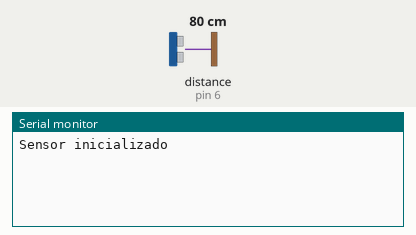
This sketch was run on a simulated Arduino Uno, built with avr-gcc and run on an emulated ATmega328P. On the bench: the last lines printed to the serial monitor. Wiring (from diagram.json): ultrasonic range finder: trigger pin 5; echo pin 6. The inputs (shaded band) are chosen by the test bench; at power-on: distance to the obstacle (sensor on pin 6) 80 cm. The echo pulse lasts 58.3 µs per cm.

Above: at 1.2 s.
1.3 s: distance to the obstacle (sensor on pin 6) set to 2 cm
At 2.4 s:
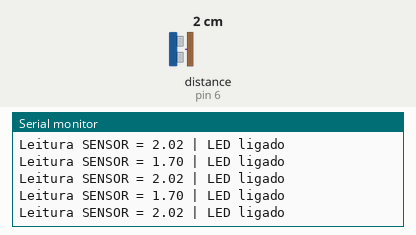
2.8 s: distance to the obstacle (sensor on pin 6) set to 120 cm
At 4.0 s:
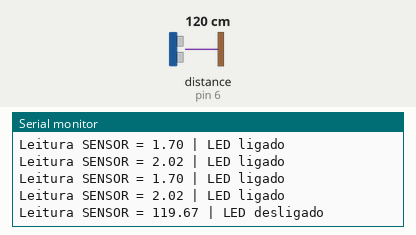
4.3 s: distance to the obstacle (sensor on pin 6) set to 4 cm
At 4.8 s:
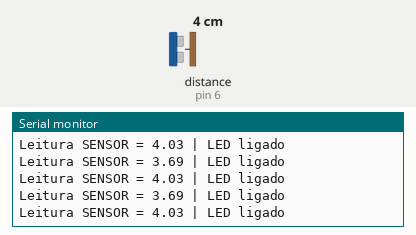
7.3 s: distance to the obstacle (sensor on pin 6) set to 18 cm
At 8.4 s:
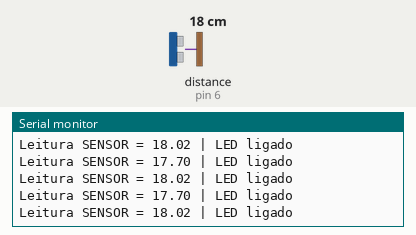
10.3 s: distance to the obstacle (sensor on pin 6) set to 9 cm
At 11.3 s:
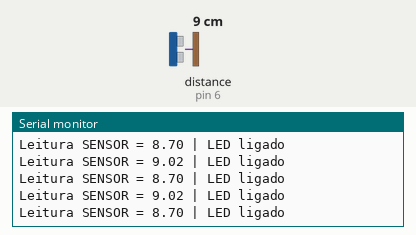
16.3 s: distance to the obstacle (sensor on pin 6) set to 35 cm
At 17.1 s:
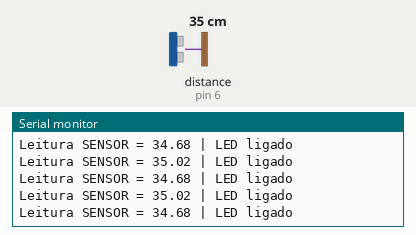
Timing chart, 0 to 19.3 s (numbered marks = the images above; inputs shaded):
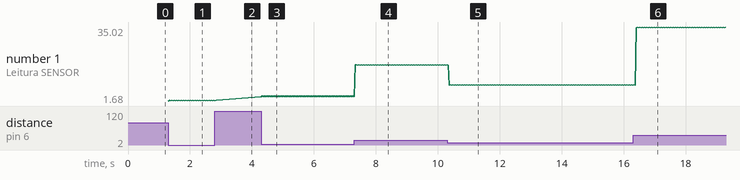

The sketch:

sketch.ino
```cpp
int trigger = 5;
int echo = 6;
int led = 13;
long duracao;
float distancia;
int distanciaInt = 0;
int distanciaAnterior = 0;

void setup() {
  Serial.begin(9600);
  pinMode(trigger, OUTPUT);
  pinMode(echo, INPUT);

  digitalWrite(trigger, LOW);
  delayMicroseconds(2);
  digitalWrite(trigger, HIGH);
  delayMicroseconds(10);
  digitalWrite(trigger, LOW);

  duracao = pulseIn(echo, HIGH);
  distancia = 0.01715 * duracao;
  distanciaInt = static_cast<int>(distancia);
  distanciaAnterior = distanciaInt;

  Serial.println("Sensor inicializado");
}


void loop() {
  digitalWrite(trigger, LOW);
  delayMicroseconds(2);
  digitalWrite(trigger, HIGH);
  delayMicroseconds(10);
  digitalWrite(trigger, LOW);

  duracao = pulseIn(echo, HIGH);
  distancia = 0.01715 * duracao;
  distanciaInt = static_cast<int>(distancia);

  if (distanciaAnterior != distanciaInt) {
    if (distancia < 100) {
      Serial.print("Leitura SENSOR = ");
      Serial.print(distancia);
      Serial.println(" | LED ligado");
    } else {
      Serial.print("Leitura SENSOR = ");
      Serial.print(distancia);
      Serial.println(" | LED desligado");
  }
  distanciaAnterior = distanciaInt;
}

  if (distancia < 100) {
    digitalWrite(led, HIGH);
  } else {
    digitalWrite(led, LOW);
  }
}
```

Measured:
- after the input at 1.3 s, the serial monitor: prints a new line at once (image 1)
- after the input at 2.8 s, the serial monitor: prints a new line after 0.08 s (image 2)
- after the input at 4.3 s, the serial monitor: prints a new line at once (image 3)
- after the input at 7.3 s, the serial monitor: prints a new line at once (image 4)
- after the input at 10.3 s, the serial monitor: prints a new line after 0.08 s (image 5)
- after the input at 16.3 s, the serial monitor: prints a new line after 0.10 s (image 6)
- plotted number 1: 2.02 → 3.69 after the input at 4.3 s, 3.69 → 18.02 after the input at 7.3 s, 18.02 → 8.7 after the input at 10.3 s, 8.7 → 34.68 after the input at 16.3 s
